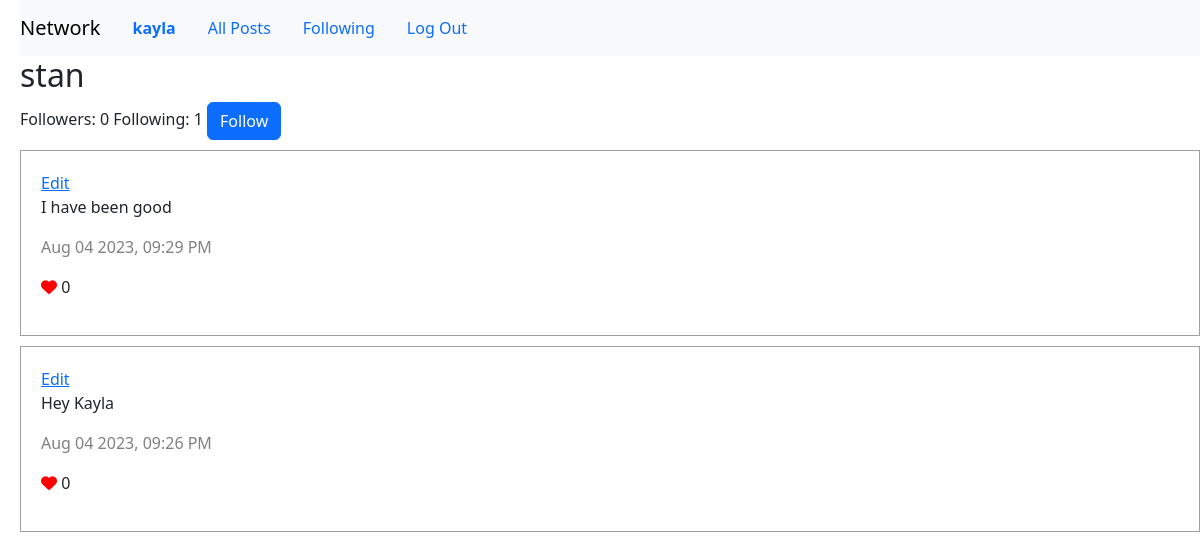
/profile/stan (signed in), run on the app's committed database.
### network/models.py (models this page shows)
class User(AbstractUser):
    pass

class Post(models.Model):
    user= models.ForeignKey(User, on_delete=models.CASCADE, related_name="emails")
    text=models.TextField(blank=True)
    timestamp = models.DateTimeField(auto_now_add=True)
    def serialize(self):
        try:
            likes_count=Like.objects.filter(post=self).all().count()
        except Like.DoesNotExist:
            likes_count=0
        return{
            "id":self.id,
            "user":self.user.username,
            "text":self.text,
            "likes":likes_count,
            "timestamp":self.timestamp.strftime("%b %d %Y, %I:%M %p"),
        }

### network/views.py (the view)
# urls.py: path("profile/<str:username>",views.profile,name='profile'),
@login_required
def profile(request,username):
    user=User.objects.get(username=username)
    account=Account.objects.get(user=user)
    posts=Post.objects.filter(user=user).order_by("-timestamp").all()
    serialized_posts=[post.serialize() for post in posts]
    return render(request,"network/profile.html",{
        "username":username,
        "followers":account.follower.count(),
        "following":account.following.count(),
        "posts":serialized_posts,
        "isuser":username==request.user.username,
        "isfollow":request.user.username in account.follower.values_list('username',flat=True)
    })

### network/templates/network/profile.html (shortened to what this page needs)
{%extends "network/layout.html"%}
{%load static%}
{%block body%}
<h2>{{username}}</h2>
<span id="followers"> Followers: {{followers}} </span>
<span id="following"> Following: {{following}} </span>
{%if not isuser%}
<button id="follow" class="btn btn-primary">
    {%if isfollow%}
    Unfollow
    {%else%}
    Follow
    {%endif%}
</button>
{%endif%}
<div id="posts">
    {%for post in posts %}
    <div class="post">
        <a href="#">Edit</a>
        <p>{{post.text}}</p>
        <p class="time">{{post.timestamp}}</p>
        <p><i class="fas fa-heart"></i> {{post.likes}}</p>
    </div>
    {%endfor%}
</div>
{%endblock%}

### network/templates/network/layout.html (shortened to what this page needs)
{% load static %}
<!DOCTYPE html>
<html lang="en">
    <head>
        <link rel="stylesheet" href="https://cdn.jsdelivr.net/npm/bootstrap@5.3.1/dist/css/bootstrap.min.css">
        <link href="{% static 'network/styles.css' %}" rel="stylesheet">
    </head>
    <body>
        <nav class="navbar navbar-expand-lg navbar-light bg-light">
            <a class="navbar-brand" href="#">Network</a>
            <div>
              <ul class="nav">
                {% if user.is_authenticated %}
                    <li class="nav-item">
                        <a class="nav-link" href="#"><strong>{{ user.username }}</strong></a>
                    </li>
                {% endif %}
                <li class="nav-item">
                  <a class="nav-link" href="{% url 'index' %}">All Posts</a>
                </li>
                {% if user.is_authenticated %}
                    <li class="nav-item">
                        <a class="nav-link" href="{%url 'following'%}">Following</a>
                    </li>
                    <li class="nav-item">
                        <a class="nav-link" href="{% url 'logout' %}">Log Out</a>
                    </li>
                {% endif %}
              </ul>
            </div>
          </nav>
        <div class="body">
            {% block body %}
            {% endblock %}
        </div>
    </body>
</html>

### network/static/network/styles.css (style rules this page uses)
body { margin-left: 20px; }
.post { border: 1px solid rgb(160, 160, 160); margin-top: 10px; padding: 20px; }
.time { color:gray; }
.fas { color: red; }

### data on the page
User: username "kayla"
User: username "stan"
Post: text "I have been good"
Post: text "Hey Kayla"

### other printed values
{{ followers }} "0"
{{ following }} "1"
{{ post.timestamp }} "Aug 04 2023, 09:29 PM" "Aug 04 2023, 09:26 PM"
{{ post.likes }} "0" "0"
